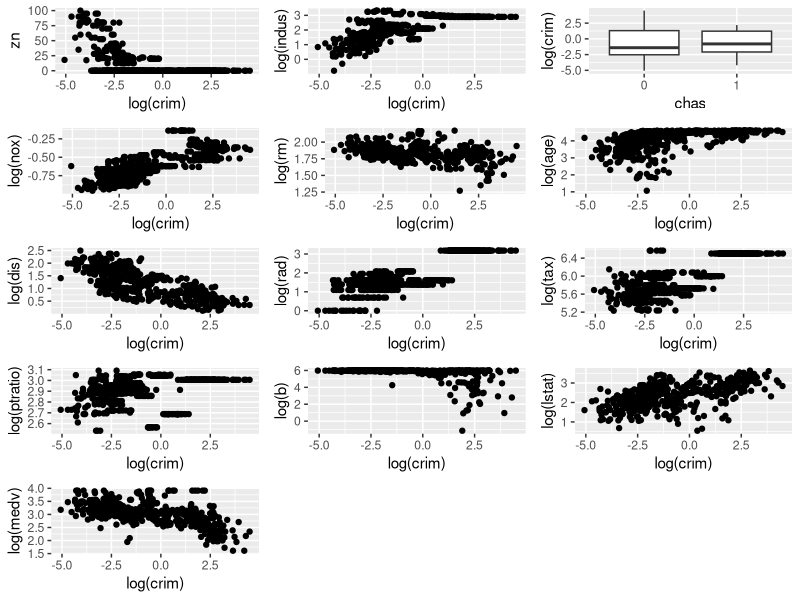
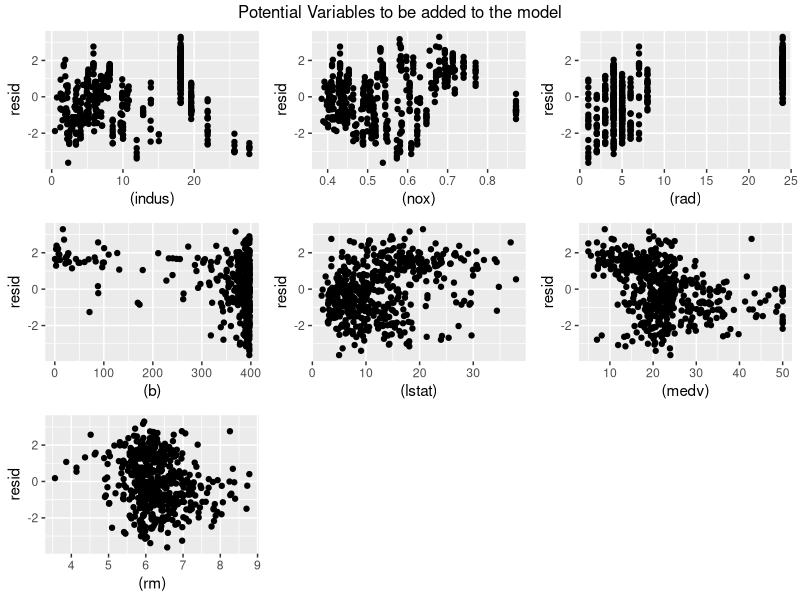
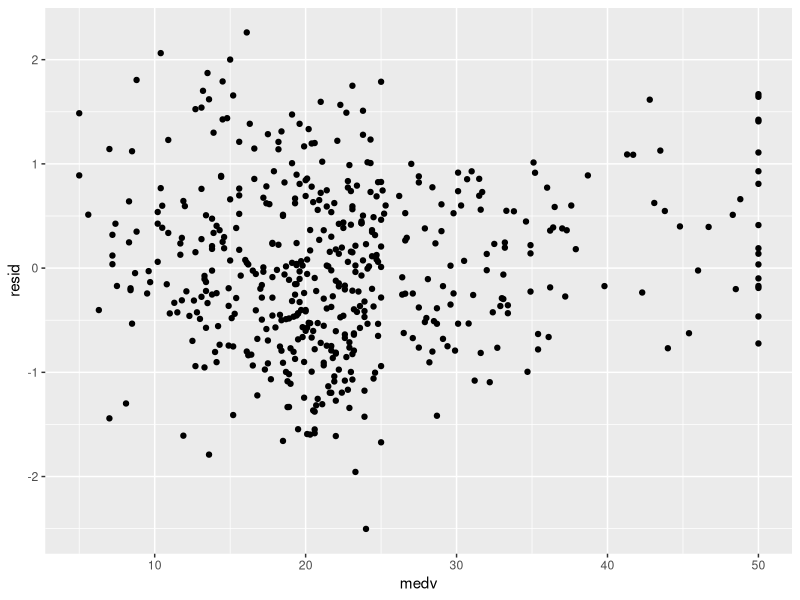

The R script that drew these images, in order:
## ---- chunk 1

knitr::opts_chunk$set(echo = TRUE)

library(readr)
library(ggplot2)
library(dplyr)
## ---- chunk 2
library(modelr)
library(readr)
library(dplyr)
library(ggplot2)
library(mlbench)

data(BostonHousing) 


data <- BostonHousing %>% as_tibble()

p1 <- ggplot(data) +geom_point(aes(log(crim), zn))
p2 <- ggplot(data) +geom_point(aes(log(crim),log(indus)))
p3 <- ggplot(data) +geom_boxplot(aes(y = log(crim), x = chas))
p4 <- ggplot(data) +geom_point(aes(log(crim), log(nox)))
p5 <- ggplot(data) +geom_point(aes(log(crim), log(rm)))
p6 <- ggplot(data) +geom_point(aes(log(crim),log( age)))
p7 <- ggplot(data) +geom_point(aes(log(crim), log(dis)))
p8 <- ggplot(data) +geom_point(aes(x =log(crim), y = log(rad)))
p9 <- ggplot(data) +geom_point(aes(log(crim), log(tax)))
p10 <- ggplot(data) +geom_point(aes(log(crim), log(ptratio)))
p11 <- ggplot(data) +geom_point(aes(log(crim), log(b)))
p12 <- ggplot(data) +geom_point(aes(log(crim), log(lstat)))
p13 <- ggplot(data) +geom_point(aes(log(crim), log(medv)))

gridExtra::grid.arrange(p1,p2, p3,p4,p5,p6,p7,p8,p9,p10,p11,p12,p13, ncol =3)



#Dis variable seems to have strong relationship with crim
fit1 <- lm(log(crim) ~ log(dis), data)

rmse(fit1, data)

#Parameters of fitted models

coef(fit1)




## ---- chunk 3

#PLOTTING RESIDUALS FOR ALL THE VARIABLES
a1 <- data %>%
  add_residuals(fit1) %>%
  ggplot(aes(x = (zn), y = resid))+
  geom_point() 

a2 <- data %>%
  add_residuals(fit1) %>%
  ggplot(aes(x = (indus), y = resid))+
  geom_point() 

a3 <- data %>%
  add_residuals(fit1) %>%
  ggplot(aes(x = (chas), y = resid))+
  geom_boxplot()

a4 <- data %>%
  add_residuals(fit1) %>%
  ggplot(aes(x = (nox), y = resid))+
  geom_point() 

a5 <- data %>%
  add_residuals(fit1) %>%
  ggplot(aes(x = age, y = resid))+
  geom_point() 


a6 <- data %>%
  add_residuals(fit1) %>%
  ggplot(aes(x = (rad), y = resid))+
  geom_point() 

a7 <- data %>%
  add_residuals(fit1) %>%
  ggplot(aes(x = (tax), y = resid))+
  geom_point() 

a8 <- data %>%
  add_residuals(fit1) %>%
  ggplot(aes(x = (ptratio), y = resid))+
  geom_point() 

a9 <- data %>%
  add_residuals(fit1) %>%
  ggplot(aes(x = (b), y = resid))+
  geom_point() 

a10 <- data %>%
  add_residuals(fit1) %>%
  ggplot(aes(x = (lstat), y = resid))+
  geom_point() 


a11 <- data %>%
  add_residuals(fit1) %>%
  ggplot(aes(x = (medv), y = resid))+
  geom_point() 

a12 <- data %>%
  add_residuals(fit1) %>%
  ggplot(aes(x = (rm), y = resid))+
  geom_point() 


gridExtra::grid.arrange(a2, a4, a6,  a9, a10, a11,a12, ncol = 3, top = grid::textGrob("Potential Variables to be added to the model") )







## ---- chunk 4
#fitting variables Of observed patterns
fit2 <- lm(log(crim) ~ log(dis) + log(indus) + log(nox) + log(rad)+ log(b)+ log(lstat)
               + log(medv) + log(rm), data)


rmse(fit2, data)

#Trying to adjust model by removing non-linear patterned variables and making transformations

fit3 <- lm(log(crim) ~ (dis) + log(indus) + log(nox) + (rad)+ log(lstat)
               + log(medv) , data )

rmse(fit3, data)

#New model seems to work better 

#plotting against residuals for checking scatterness
data %>%
  add_residuals(fit3) %>%
 ggplot(aes(x = medv, y = resid))+
  geom_point()
#All the predictors seems to be showing good relation with the response variable

summary(fit3)

  

